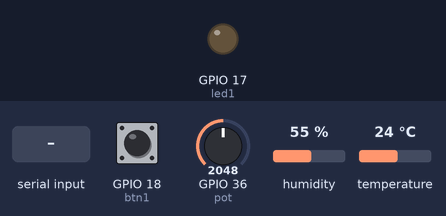
The sketch below on a simulated ESP32. Shown: output pins drawn as LEDs (lit = HIGH). The test bench sets the inputs (shaded band); at power-on: GPIO 36 (pot) = 2048, GPIO 18 (btn1) HIGH, humidity 55 %, temperature 24 °C. What the sketch prints to the serial monitor is not drawn.

Above: at 2.9 s.
3.0 s: "1" received over Serial
At 4.7 s:
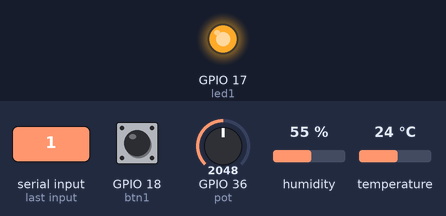
5.8 s: GPIO 36 (pot) set to 491
At 7.1 s:
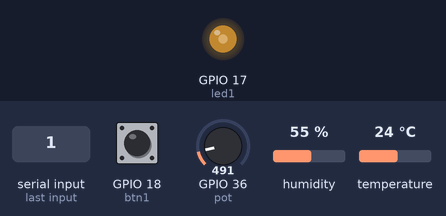
8.6 s: GPIO 36 (pot) set to 1228
At 11.9 s:
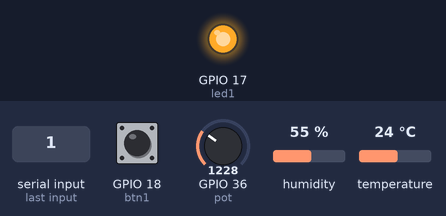
12.2 s: "2" received over Serial
At 13.7 s:
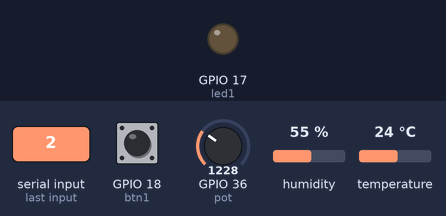
15.0 s: GPIO 18 (btn1) pulled LOW for 2.5 s
At 18.5 s:
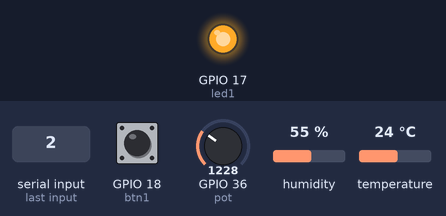
19.0 s: GPIO 36 (pot) set to 0
At 19.5 s:
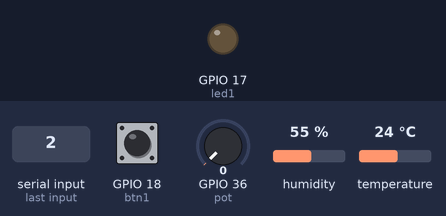
Timing chart, 0 to 22.0 s (numbered marks = the images above; inputs shaded):
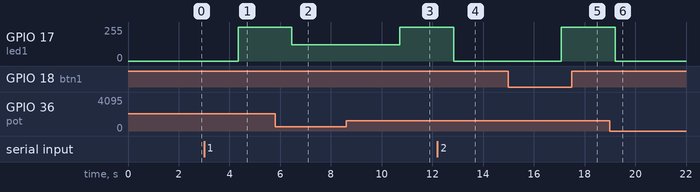

Measured:
- after the input at 3.0 s, GPIO 17 (led1): 0/255 → 255/255 after 1.3 s
- after the input at 5.8 s, GPIO 17 (led1): 255/255 → 121/255 after 0.66 s
- after the input at 8.6 s, GPIO 17 (led1): 121/255 → 255/255 after 2.1 s
- after the input at 12.2 s, GPIO 17 (led1): 255/255 → 0/255 after 0.64 s
- after the input at 15.0 s, GPIO 17 (led1): 0/255 → 255/255 after 2.1 s
- after the input at 19.0 s, GPIO 17 (led1): 255/255 → 0/255 after 0.21 s

The sketch:

smart_mood_lamp.ino
```cpp
#include <Adafruit_Sensor.h>
#include <DHT.h>
#include <DHT_U.h>
#include "sntp.h"
#define DHTPIN 13                 // DHT 센서
#define DHTTYPE    DHT11          // DHT 22 (AM2302)

DHT_Unified dht(DHTPIN, DHTTYPE);
uint32_t delayMS;

// setting
int led1 = 17;
int btn1 = 18;
int pot = A0;
 // ADC저항을 ADC0에 달았다.

int led_flag = 0;
const int freq = 5000;      //주파수 : 1초에 몇번 led를 ON/OFF 할지 결정, 보통 LED 는 5000Hz로 세팅
const int ledChannel = 0;
const int resolution = 8;   //해상도 : 얼마나 정밀하게 제어할 것인지 8 은 8 bit 해상도, 0~16bit 까지 지원, 8로 설정하면, 2^8 = 256 duty rate 로 제어하겠다는 의미

void setup() {

  // 온도센서 디테일 출력
  dht.begin();
  Serial.println(F("DHTxx Unified Sensor Example"));
  sensor_t sensor;
  dht.temperature().getSensor(&sensor);
  Serial.println(F("-------------INFORMATION------------"));
  Serial.println(F("Temperature Sensor"));
  Serial.print  (F("Sensor Type: ")); Serial.println(sensor.name);
  Serial.print  (F("Driver Ver:  ")); Serial.println(sensor.version);
  Serial.print  (F("Unique ID:   ")); Serial.println(sensor.sensor_id);
  Serial.print  (F("Max Value:   ")); Serial.print(sensor.max_value); Serial.println(F("°C"));
  Serial.print  (F("Min Value:   ")); Serial.print(sensor.min_value); Serial.println(F("°C"));
  Serial.print  (F("Resolution:  ")); Serial.print(sensor.resolution); Serial.println(F("°C"));
  Serial.println(F("------------------------------------"));

  // 습도 센서 디테일
  dht.humidity().getSensor(&sensor);
  Serial.println(F("Humidity Sensor"));
  Serial.print  (F("Sensor Type: ")); Serial.println(sensor.name);
  Serial.print  (F("Driver Ver:  ")); Serial.println(sensor.version);
  Serial.print  (F("Unique ID:   ")); Serial.println(sensor.sensor_id);
  Serial.print  (F("Max Value:   ")); Serial.print(sensor.max_value); Serial.println(F("%"));
  Serial.print  (F("Min Value:   ")); Serial.print(sensor.min_value); Serial.println(F("%"));
  Serial.print  (F("Resolution:  ")); Serial.print(sensor.resolution); Serial.println(F("%"));
  Serial.println(F("------------------------------------"));

  pinMode(btn1, INPUT);
  pinMode(pot, INPUT);

  delayMS = sensor.min_delay / 1000;          // 딜레이 정하기
  Serial.begin(9600);                         //Serial.begin(baud rate) : 해당 속도로 통신하겠다. 다른 기기와 할 때는 보통 속도를 맞춰야 한다.
  ledcSetup(ledChannel, freq, resolution);
  ledcAttachPin(led1, ledChannel);
}


void loop() {


  // 가변저항 값 dutyrate로 변환
  int value = analogRead(A0);                     //analogRead(pinNum): 해당 핀의 아날로그 신호 값을 읽는 API
  int m_value = map(value, 0, 1030, 0, 255);      //map(val, init_minimum, init_maximum, later_minimum, later_maximum) : 기존 값의 범위를 다른 범위로 변경하는 API, 수학 연산을 토대로 손 쉽게 범위 변경이 가능하다.
  Serial.println(F("------------------------------------"));
  Serial.print("Original ADC : "); Serial.print(value);
  Serial.print(" | Led map Value : "); Serial.println(m_value);

  // 버튼을 눌렀을때 토글되도록 한다 -> flag 토글
  if( digitalRead(btn1)==LOW ){
    led_flag ++;
    led_flag %= 2;
  }

  // UART - 사용자 입력 시에도 키고 끈다
  if( Serial.available() ){
    char a = Serial.read();
    if( a=='1' ){
      led_flag = 1;
      Serial.println("아가씨 또 핸드폰하는거에요?");
    }
    else if( a=='2'){
      led_flag = 0;
      Serial.println("야레야레");
    }
  }

  // flag상태에 따라 led 키고 끄기
  if (led_flag == 1)
    ledcWrite(ledChannel, m_value);    //아두이노의 PWM 용 API 로 analogWrite() 는 esp32 에서 동작하지 않는다.
  else
    ledcWrite(ledChannel, 0);


  // 온습도 정보 출력
  delay(delayMS);
  sensors_event_t event;
  dht.temperature().getEvent(&event);
  if (isnan(event.temperature)) {
    Serial.println(F("Error reading temperature!"));
  }
  else {
    Serial.print(F("Temperature: "));
    Serial.print(event.temperature);
    Serial.println(F("°C"));
  }
  // Get humidity event and print its value.
  dht.humidity().getEvent(&event);
  if (isnan(event.relative_humidity)) {
    Serial.println(F("Error reading humidity!"));
  }
  else {
    Serial.print(F("Humidity: "));
    Serial.print(event.relative_humidity);
    Serial.println(F("%"));
  }


  delay(100);
}
```
